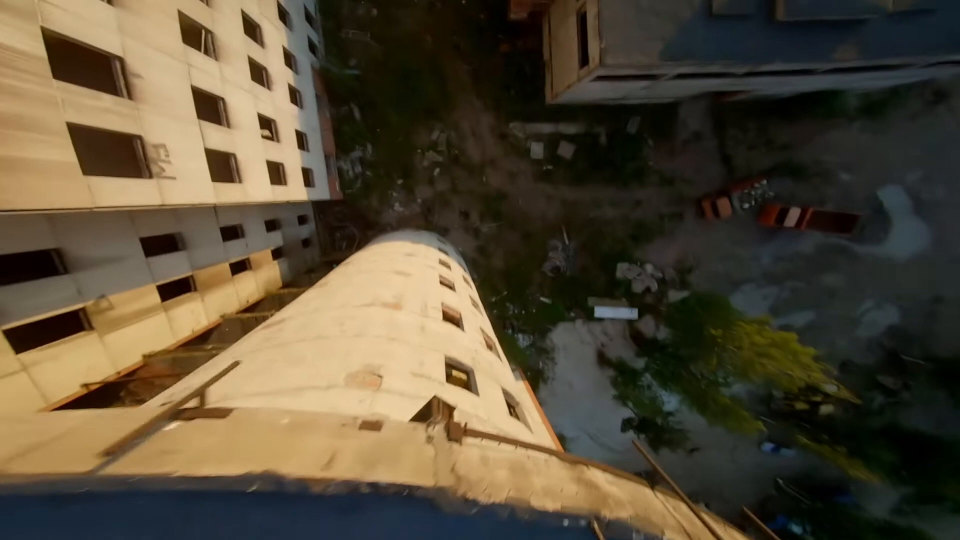
#> input picture frame 0 of Резкий_поворот_кусты_стена_разбился.mp4, 1920 x 1080 px, given in place of Полёт_со_скольжением.mp4, which was not available (shown at 1/2 size)
$ python DenseOF.py
#> lines starting #> are read from the running program, lines starting #| are printed output that depends on the picture; after the words box and inside, x2 and y2 are one past the last pixel; in counts of white or black regions, pixels touching at a corner belong together; pictures that were not available may be replaced by others from this repository, and a replacement may not be noted
import numpy as np
import cv2
import time
import sys

# МЕНЮ НАСТРОЙКИ
add_flow = False
add_sparse_flow = True
add_hsv = False
show_hsv = False
show_contours = False
add_sparse_hsv = True
show_lamps = False
show_colored = 1
# будка с дыркой 400 620 640 дом 1000 1130 1200 завод 1440 1550 1600 1900 дверь 1990 ангар 2400 2500 крыша 2875
start_frame = 0  # 1650 колонны дверь

viewing_angle_req = 60
frame_queue = []

"""
176 x 144 пикселей Quarter CIF
320 x 144 пикселей
320 x 240 пикселей QVGA
352 x 288 пикселей CIF
320 x 240 пикселей QVGA
640 x 360 пикселей
640 x 480 пикселей VGA
854 x 480 пикселей WVGA
1024 x 768 пикселей XGA
1280 x 720 пикселей HD ready
1920 x 1080 пикселей Full HD
"""

# проецировать векторы на ось из-за кадра к точке направления
# серый - минимальная разница между ргб, зелёный - минимальная между г
# делить по цветам на основе цветов в диагоналях 3 и 4 четверти


# [20 lines left out: function draw_flow, not called in this run]


def draw_grid(img_shape, step=20, colored_cross=False,
              viewing_angle_rect=False, cross=False, grid=False, blinds=False) -> np.ndarray:
    """Возвращает слой с сеткой"""
    h, w = img_shape
    img_bgr = np.zeros((h, w, 3), np.uint8)

    if grid:
        # сетка пикселей, а то я не вижу, куда что рисовать BGR
        x_lines = np.int32([[[i, 0], [i, h]] for i in range(step, w, step)])
        y_lines = np.int32([[[0, i], [w, i]] for i in range(step, h, step)])
        cv2.polylines(img_bgr, x_lines, False, (0, 0, 100), 1)
        cv2.polylines(img_bgr, y_lines, False, (0, 0, 100), 1)
    if cross:
        # Центр кадра
        cv2.polylines(img_bgr, [np.int32([[half_width, 0], [half_width, height]])], False, (0, 0, 255), 1)
        cv2.polylines(img_bgr, [np.int32([[0, half_height], [width, half_height]])], False, (0, 0, 255), 1)
    if colored_cross:
        # Цветной крест
        cv2.line(img_bgr, (0, half_height), (15, half_height), (0, 0, 255), 5)  # Красный
        cv2.line(img_bgr, (half_width, 0), (half_width, 15), (0, 255, 0), 5)  # Зелёный
        cv2.line(img_bgr, (width, half_height), (width-15, half_height), (255, 200, 170), 5)  # Голубой
        cv2.line(img_bgr, (half_width, height), (half_width, height-15), (255, 100, 100), 5)  # Синий
    if blinds:
        # blinds Нужно ?закрыть? зону, где видны подвижные винты
        cv2.rectangle(img_bgr, (620, height-200), (-1, height), (0, 0, 255,), 1)
        cv2.rectangle(img_bgr, (width-620, height-200), (width, height), (0, 0, 255), 1)
        # cv2.ellipse(img_bgr, (width, height-70), (670, 150), 0, 160, 270, (0, 0, 255), 3)
        # cv2.ellipse(img_bgr, (0, height-70), (670, 150), 0, 270, 380, (0, 255, 0), 3)
    if viewing_angle_rect:
        # считаем синий прямоугольник угла обзора
        if viewing_angle > viewing_angle_req:  # если он нужен
            width_res = round(width * viewing_angle_req / viewing_angle)
            height_res = round(height * viewing_angle_req / viewing_angle)
            rect_x0 = round((width - width_res) / 2)
            rect_y0 = round((height - height_res) / 2)
            rect_x1 = rect_x0 + width_res
            rect_y1 = rect_y0 + height_res
        else:  # прячем за границы, если не нужен
            rect_x0 = -1
            rect_y0 = -1
            rect_x1 = width
            rect_y1 = height
        cv2.rectangle(img_bgr, (rect_x0, rect_y0), (rect_x1, rect_y1), (255, 0, 0), 3)  # прямоугольник обзора 60 градусов

    return img_bgr


# [49 lines left out: functions draw_hsv, calculate_optical_flow, not called in this run]


def get_flow_lk(img1, img2, step=100):
    # [4 lines of commented-out code are left out]
    frame_layer = np.zeros((height, width, 3), np.uint8)
    if width // step % 2 == 1:
        indent_w = width % step / 2
    else:
        indent_w = (width % step + step) / 2
    if height // step % 2 == 1:
        indent_h = height % step / 2
    else:
        indent_h = (height % step + step) / 2
    points_grid = np.mgrid[indent_w:width:step, indent_h:height:step].astype(int)  # (2, 11, 19)
    # points = points_grid.reshape(2, -1)
    # points = points_grid.reshape(-1, 2).astype(np.float32)
    points = []
    for x, y in zip(points_grid[0].flatten(), points_grid[1].flatten()):
        points.append([x, y])
    points = np.array(points).astype(np.float32).reshape(-1, 2)
    winSize = (45, 45)
    # (-1, 2), (-1, 1), (-1, 1)
    nextPts, status, err = cv2.calcOpticalFlowPyrLK(img2, img1, points, None, winSize=winSize, maxLevel=2,
                                                    criteria=(
                                                        cv2.TERM_CRITERIA_EPS | cv2.TERM_CRITERIA_COUNT, 10, 0.03))
    # [8 lines of commented-out code are left out]
    flow_ = nextPts - points
    fx, fy = flow_[:, 0], flow_[:, 1]
    x, y = points[:, 0], points[:, 1]
    ang = np.arctan2(fy, fx)  # 4.71238898038469 = np.radians(270)
    ang_middle = (np.arctan2(half_height - y, half_width - x))
    modulus = np.sqrt(fx * fx + fy * fy)
    modulus_middle = np.sqrt((half_width - x)**2 + (half_height - y)**2)

    modulus = modulus / (5+np.sqrt(modulus_middle)) * 30  # (modulus_middle/((half_width + half_height-2*step))) / 3
    fx = modulus * np.cos(ang) #+ x modulus *
    fy = modulus * np.sin(ang) #+ y
    nextPts = np.vstack([x+fx, y+fy]).T
    # flow_ = nextPts - points

    # ang += np.pi
    # ang_middle += np.pi #   * 180 / np.pi
    # [4 lines left out: function fang, not called in this run]

    # nextPts = nextPts.reshape(points_grid.shape)  # (-1, 2) -> (2, 11, 19)
    # nextPts00 = nextPts.reshape(-1, 2)
    nextPts0 = nextPts
    nextPts = np.int32(nextPts + 0.5)  # математическое округление
    points = np.int32(points + 0.5)
    # [8 lines of commented-out code are left out]
    mask = np.greater(modulus, np.median(modulus) * 1.2)
    # [7 lines of commented-out code are left out]
    mask_inv = ~mask
    points, points_bad = points[mask], points[mask_inv]
    nextPts, nextPts_bad = nextPts[mask], nextPts[mask_inv]
    modulus, modulus_bad = modulus[mask], modulus[mask_inv]
    ang, ang_bad = ang[mask], ang[mask_inv]

    flow = nextPts - points
    lines = np.concatenate((points, nextPts), axis=1) #  lines.shape = (-1, 4)
    rlines = lines.reshape(-1, 2, 2)
    # [6 lines of commented-out code are left out]
    _ = cv2.polylines(frame_layer, rlines, False, (0, 0, 255))
    # точки н-нада?
    for x1, y1, _x2, _y2 in lines:
        cv2.circle(frame_layer, center=(x1, y1), radius=1, color=(255, 0, 255), thickness=1)
    # flow = np.concatenate((flow, points), axis=1)

    lines_bad = np.concatenate((points_bad, nextPts_bad), axis=1)
    rlines_bad = lines_bad.reshape(-1, 2, 2)
    _ = cv2.polylines(frame_layer, rlines_bad, False, (255, 255, 0,))
    for x1, y1, _x2, _y2 in lines_bad:
        cv2.circle(frame_layer, center=(x1, y1), radius=1, color=(255, 255, 0), thickness=1)

    return frame_layer, flow, points


# [23 lines left out: function draw_sparse_hsv, not called in this run]


def draw_sparse_lamps(img_shape, flow_, points):
    """Возвращает слой с радугой в цветовом пространстве hsv,
    где цвет - направление вектора, интенсивность - длинна вектора"""
    h, w = img_shape[:2]
    try:
        fx, fy = flow_[:, 0], flow_[:, 1]
    except TypeError:
        print(type(flow_))
        print('flow_ =', flow_)
    ang = np.arctan2(fy, fx) + np.pi
    modulus = np.sqrt(fx * fx + fy * fy)

    hsv = np.zeros((h, w, 3), np.uint8)
    for (x, y), a, m in zip(points, ang, modulus):
        hsv[y, x, 0] = 0
        hsv[y, x, 1] = 255
        hsv[y, x, 2] = np.minimum(50 + m * 2, 255)
    # hsv[..., 0] = ang * (180 / np.pi / 2)
    # hsv[..., 1] = 255
    # hsv[..., 2] = np.minimum(modulus * 4, 255)
    bgr = cv2.cvtColor(hsv, cv2.COLOR_HSV2BGR)
    for x, y, in points:
        cv2.circle(bgr, center=(x, y), radius=6, color=(int(bgr[y, x, 0]), int(bgr[y, x, 1]), int(bgr[y, x, 2])),
                   thickness=-1)
    # фильтровать по соседям и предидущему кадру с соседями
    return bgr


greys_count = None


# [118 lines left out: function draw_contours, not called in this run]


match 0:  # СЮДА МЕНЯТЬ
    case 0:
        cap = cv2.VideoCapture("./Полёт_со_скольжением.mp4")
        start_frame = 0  #
        viewing_angle = 155
    case 1:
        cap = cv2.VideoCapture("./PERFECT_BANDO_FPV_FREESTYLE.mp4")
        # будка с дыркой 400 620 640 дом 1000 1130 1200 завод 1440 1550 1600 1900 дверь 1990 ангар 2400 2500 крыша 2875
        start_frame = start_frame
        viewing_angle = 155
    case 2:
        cap = cv2.VideoCapture("./Полёт д1.mp4")
        start_frame = 0  #
        viewing_angle = 36
    case _:
        viewing_angle = 361
        print("\\(-_-)/")
        sys.exit()
# расчёт постоянных, вынесенных из цикла
length = int(cap.get(cv2.CAP_PROP_FRAME_COUNT))
video_fps = cap.get(cv2.CAP_PROP_FPS)
width = int(cap.get(cv2.CAP_PROP_FRAME_WIDTH))
height = int(cap.get(cv2.CAP_PROP_FRAME_HEIGHT))
half_width = int(width/2)
half_height = int(height/2)

# инструкция
print('Пробел - пауза, ~ - 9 режимов отображения главного слоя, переключаемых нажатиями(серый,RGB,R,G,B,HSV,H,S,V),\n'
      '1 - добавить стрелочки, 2 - добавить HSV, 3 - окно HSV, Q/Esc - закрыть окна\n'
      '# из show_colored_iterable можно убрать ненужные')
print('Кадров', length, 'Ширина', width, 'Высота', height, 'FPS', video_fps)
print('Запуск с', start_frame)

# Начало кода для прототипа.
cap.set(cv2.CAP_PROP_POS_FRAMES, start_frame)  # номер кадра, с которого начнём
suc, prev = cap.read()  # захват кадра
#> prev is the input picture: shape (1080, 1920, 3); mean B, G, R 55.1, 75.3, 86.4
if not suc:
    print('Картинки нет')
prev_gray = cv2.cvtColor(prev, cv2.COLOR_BGR2GRAY)
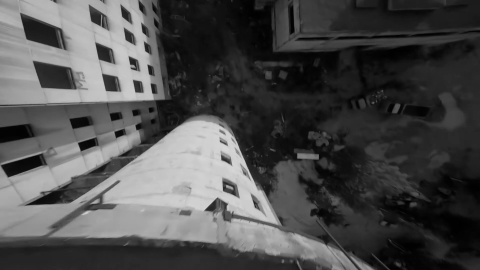
#> prev_gray: shape (1080, 1920) (shown at 1/4 size); min 0, max 218, mean 76.3

# Цикл покадровой итерации
go = True
end_cycle = None
# 0 сер, 1 цвет, 2R, 3G, 4B, 5 HSV, 6 H оттенок, 7 S насыщенность, 8 V яркость,
show_colored_iterable = [0, 1, 6, 7, 8]  # [0, 1, 2, 3, 4, 5, 6, 7, 8] [1, 6, 7, 8]
iterator = iter(show_colored_iterable)
# начальное время для расчёта показа (убрать)
start_video = time.time()
while go:
    # начальное время для расчёта FPS
    start_cycle = time.time_ns()  # time.time()

    suc, img = cap.read()
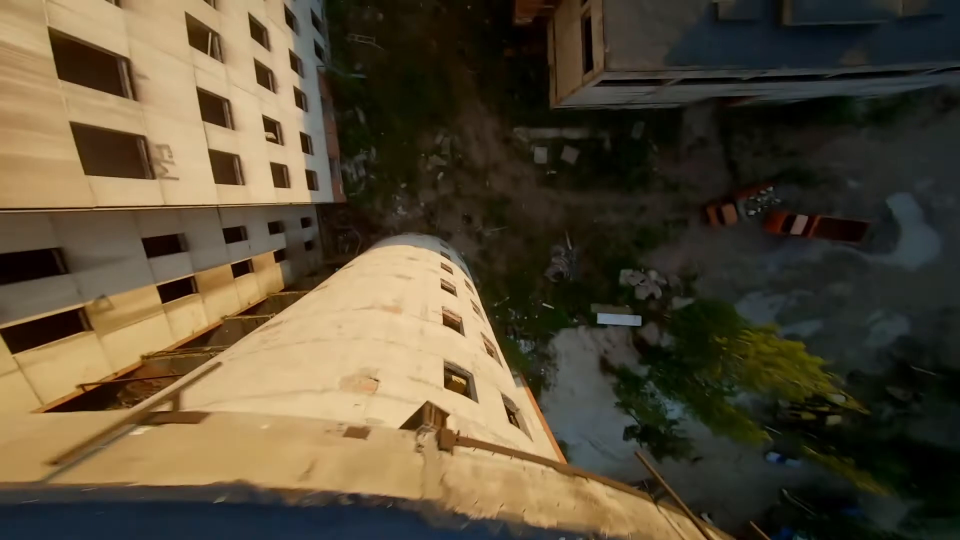
#> input picture frame 1 of Резкий_поворот_кусты_стена_разбился.mp4, 1920 x 1080 px, given in place of Полёт_со_скольжением.mp4, which was not available (shown at 1/2 size)
#> img is the input picture: shape (1080, 1920, 3); mean B, G, R 54.5, 76, 87.3
    if not suc:
        end_video = time.time()
        cv2.waitKey(0)
        print(int(end_video - start_video), "секунд показа")
        print("Спасибо за внимание")
        break

    # очередь предыдущих кадров
    if not len(frame_queue) > 5:
        frame_queue.append((img, int(cap.get(cv2.CAP_PROP_POS_FRAMES))))
    else:
        frame_queue.pop(0)
        frame_queue.append((img, int(cap.get(cv2.CAP_PROP_POS_FRAMES))))

    gray = cv2.cvtColor(img, cv2.COLOR_BGR2GRAY)
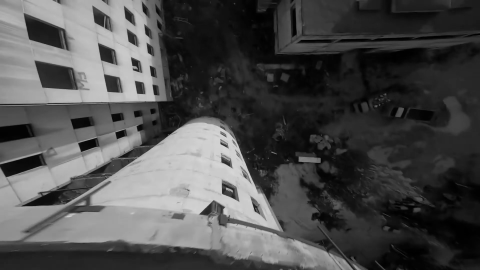
#> gray: shape (1080, 1920) (shown at 1/4 size); min 0, max 224, mean 77
    # Сравнение кадров попиксельно
    # print(f"{cap.get(cv2.CAP_PROP_POS_FRAMES):.0f} кадр", abs(sum(sum(prev_gray - gray))))

    # считаем поток, только если его нужно отображать
    flow = None
    sparse_flow = None
    sparse_points = None
    sparse_flow_img = None
    if add_flow or add_hsv or show_hsv:
        flow = calculate_optical_flow(prev=prev_gray, next=gray)
    if add_sparse_flow or add_sparse_hsv:
        sparse_flow_img, sparse_flow, sparse_points = get_flow_lk(prev_gray, gray, step=30) # 300
#> in get_flow_lk, `nextPts, status, err = cv2.calcOpticalFlowPyrLK(img2, img1, points, No..`: nextPts = 2304 pairs, first value -11.88 to 1905, second value -25.7 to 1065; status = 2304 values, max 1 at index 0, min 0 at index 11, mean 0.861; err = 2304 values, max 48.88 at index 422, min 0 at index 11, mean 2.09
#> in get_flow_lk, `flow_ = nextPts - points`: flow_ = 2304 pairs, first value -59.23 to 107.7, second value -40.7 to 34.66
#> in get_flow_lk, `fx, fy = flow_[:, 0], flow_[:, 1]`: fx = 2304 values, max 107.7 at index 33, min -59.23 at index 249, mean -1.92; fy = 2304 values, max 34.66 at index 209, min -40.7 at index 1728, mean -11.53
#> in get_flow_lk, `ang = np.arctan2(fy, fx)`: ang = 2304 values, max 3.13 at index 189, min -3.13 at index 223, mean -1.69
#> in get_flow_lk, `modulus = np.sqrt(fx * fx + fy * fy)`: modulus = 2304 values, max 109.4 at index 33, min 0 at index 35, mean 19.72
#> in get_flow_lk, `modulus = modulus / (5+np.sqrt(modulus_middle)) * 30`: modulus = 2304 values, max 89.37 at index 102, min 0 at index 35, mean 20.4
#> in get_flow_lk, `fx = modulus * np.cos(ang)`: fx = 2304 values, max 88.37 at index 102, min -51.42 at index 285, mean -2.28
#> in get_flow_lk, `fy = modulus * np.sin(ang)`: fy = 2304 values, max 30.2 at index 209, min -38.32 at index 1728, mean -12.51
#> in get_flow_lk, `nextPts = np.vstack([x+fx, y+fy]).T`: nextPts = 2304 pairs, first value -6.96 to 1905, second value -23.32 to 1065
#> in get_flow_lk, `nextPts0 = nextPts`: nextPts0 has the same summary as nextPts
#> in get_flow_lk, `nextPts = np.int32(nextPts + 0.5)`: nextPts = 2304 pairs, first value -6 to 1905, second value -22 to 1065
#> in get_flow_lk, `points, points_bad = points[mask], points[mask_inv]`: points = 673 pairs, first value 15 to 1905, second value 15 to 1065; points_bad = 1631 pairs, first value 15 to 1905, second value 15 to 1065
#> in get_flow_lk, `nextPts, nextPts_bad = nextPts[mask], nextPts[mask_inv]`: nextPts = 673 pairs, first value -6 to 1891, second value -22 to 1048; nextPts_bad = 1631 pairs, first value -3 to 1905, second value -2 to 1065
#> in get_flow_lk, `modulus, modulus_bad = modulus[mask], modulus[mask_inv]`: modulus = 673 values, max 89.37 at index 16, min 21.88 at index 408, mean 35.56; modulus_bad = 1631 values, max 21.87 at index 1432, min 0 at index 27, mean 14.15
#> in get_flow_lk, `ang, ang_bad = ang[mask], ang[mask_inv]`: ang = 673 values, max 3.11 at index 0, min -2.88 at index 46, mean -1.39; ang_bad = 1631 values, max 3.13 at index 155, min -3.13 at index 182, mean -1.82
#> in get_flow_lk, `flow = nextPts - points`: flow = 673 pairs, first value -51 to 88, second value -37 to 30
#> in get_flow_lk, `lines = np.concatenate((points, nextPts), axis=1)`: lines = 673 rows, first 6: [15, 195, -6, 196], [15, 855, 45, 856], [15, 885, 41, 878], [15, 915, 76, 906], [15, 945, 98, 930], [15, 975, 98, 960]
#> in get_flow_lk, `_ = cv2.polylines(frame_layer, rlines, False, (0, 0, 255))`:
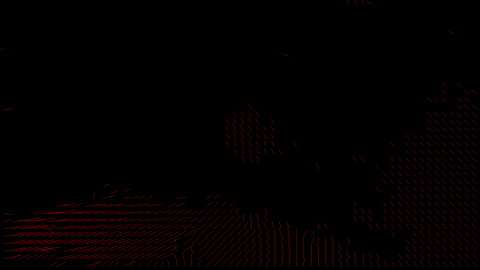
#> frame_layer: shape (1080, 1920, 3) (shown at 1/4 size); mean of channels 0, 1, 2 0, 0, 2.7; drawn as B, G, R
#> the loop in get_flow_lk, `for x1, y1, _x2, _y2 in lines:` made 673 passes
#> after the loop in get_flow_lk, `for x1, y1, _x2, _y2 in lines:`:
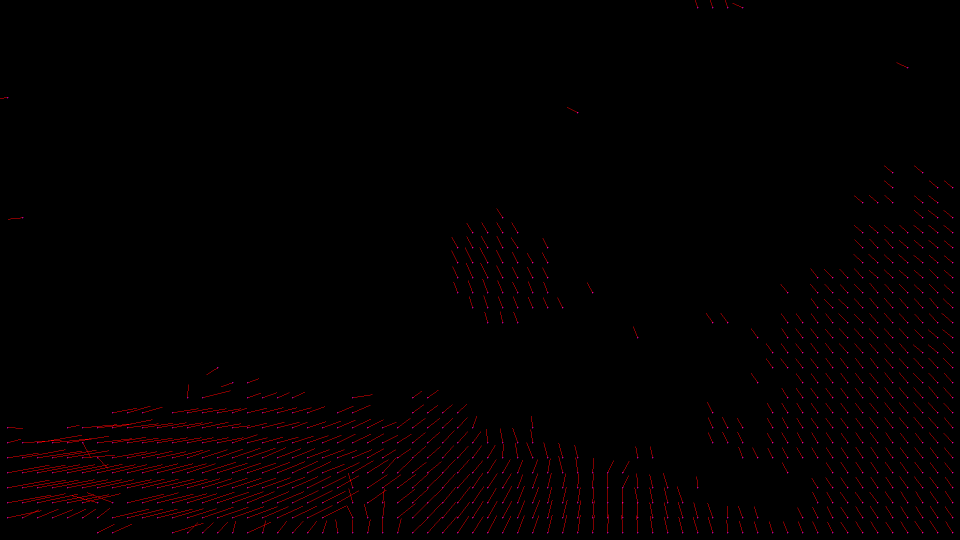
#> frame_layer: shape (1080, 1920, 3) (shown at 1/2 size); 0.13% of pixels changed, all inside (x1, y1, x2, y2) = (14, 14, 1907, 1067); drawn as B, G, R
#> in get_flow_lk, `lines_bad = np.concatenate((points_bad, nextPts_bad), axis=1)`: lines_bad = 1631 rows, first 6: [15, 15, 3, 15], [15, 45, 3, 45], [15, 75, 12, 78], [15, 105, 4, 105], [15, 135, 4, 136], [15, 165, 3, 166]
#> in get_flow_lk, `_ = cv2.polylines(frame_layer, rlines_bad, False, (255, 255, 0,))`:
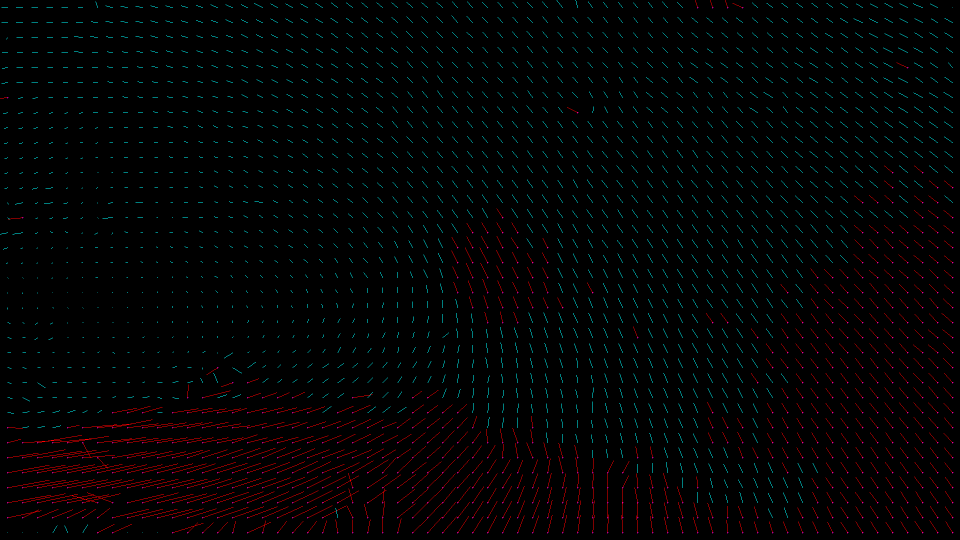
#> frame_layer: shape (1080, 1920, 3) (shown at 1/2 size); 1.02% of pixels changed, all inside (x1, y1, x2, y2) = (0, 0, 1906, 1066); drawn as B, G, R
#> the loop in get_flow_lk, `for x1, y1, _x2, _y2 in lines_bad:` made 1631 passes
#> after the loop in get_flow_lk, `for x1, y1, _x2, _y2 in lines_bad:`:
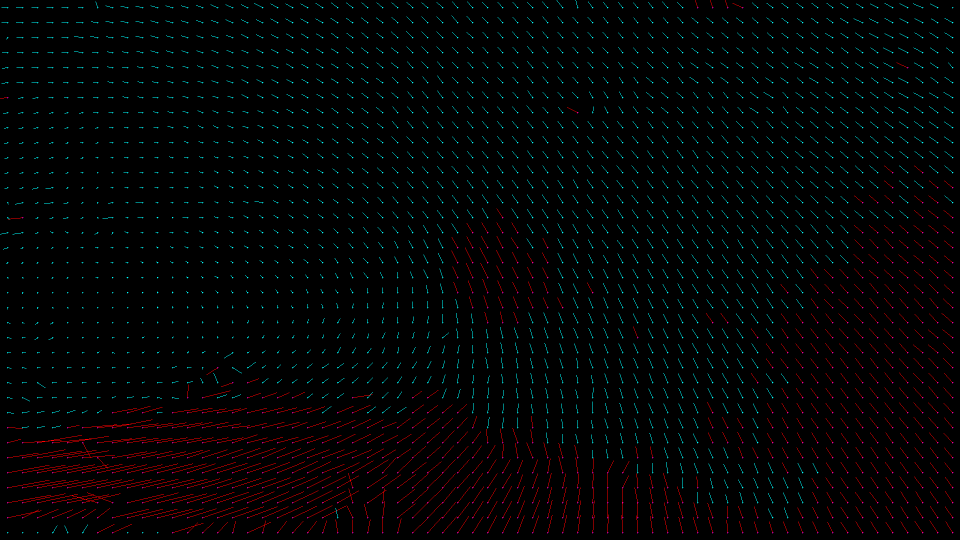
#> frame_layer: shape (1080, 1920, 3) (shown at 1/2 size); 0.29% of pixels changed, all inside (x1, y1, x2, y2) = (14, 14, 1907, 1067); drawn as B, G, R
#> sparse_flow has the same summary as flow in get_flow_lk; sparse_points has the same summary as points in get_flow_lk
        # cv2.imshow('Sparse flow', sparse_flow_img)

    prev_gray = gray
    img_hsv = cv2.cvtColor(img, cv2.COLOR_BGR2HSV)
#> img_hsv: shape (1080, 1920, 3); mean H, S, V 36.2, 125.7, 90.4
#> (the rest of the program and of its run is left out)
